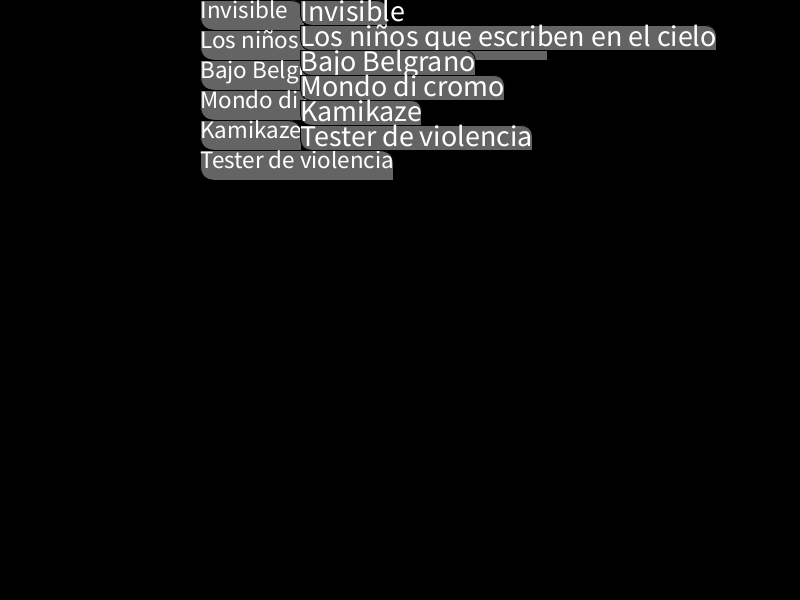
Frame 1 (no input)
Frame 60 (the mouse pressed at the canvas centre just before this capture): identical to frame 1, image omitted
Frame 120 (the mouse held since frame 60 and released just before this capture): identical to frame 1, image omitted

The Processing sketch that drew this single still picture (run headless with seeded random() and noise(); from frame 60 on, the mouse is pressed at the canvas centre):

// Processing sketch: arregloContextWidth
// ── arregloContextWidth.pde
String [] album = {"Invisible", "Los niños que escriben en el cielo", "Bajo Belgrano", 
  "Mondo di cromo", "Kamikaze", "Tester de violencia"};
float []anchoTexto = new float[album.length];
int sep = 40;
void setup() {
  size(800, 600);
  textSize(30);
  textAlign(LEFT, TOP);
}
void draw() {
  background(0);
  // textos();

  /* fill(100);
   rect(100, 400, anchoTexto[2], 40);
   fill(255);
   text(album[2], 100, 400);*/
  lista(200, 30, 25, album, anchoTexto);
  lista(300, 25, 30, album, anchoTexto);
}
void lista(int ubic, int alto, int tamTexto, String[] datos, float [] anchoMarco   ) {
  for (int i=0; i<datos.length; i++) {
    anchoMarco[i] = textWidth(datos[i]);
    fill(100);
    rect(ubic, i*alto, anchoMarco[i], alto, 0, ubic/2, 0, ubic/4);
    fill(255);
    textSize(tamTexto);
    text(datos[i], ubic, i*alto);
  }
}
void textos() {
  for (int i=0; i<album.length; i++) {
    anchoTexto[i] = textWidth(album[i]);
    fill(100);
    rect(sep, i*sep, anchoTexto[i], sep, 0, sep/2, 0, sep/4);
    fill(255);
    text(album[i], sep, i*sep);
  }
}
